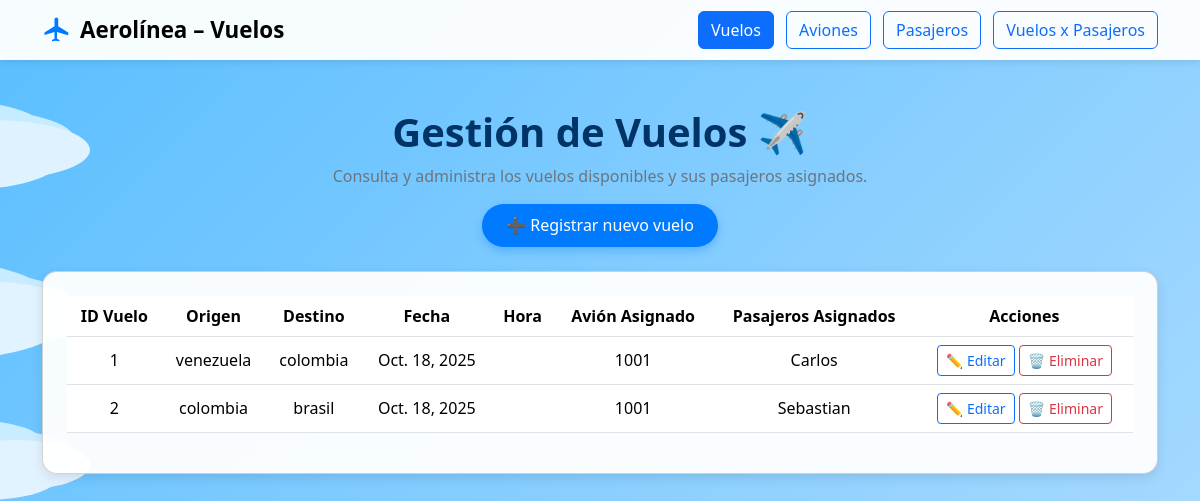
Before: /vuelos/ with the older database file.
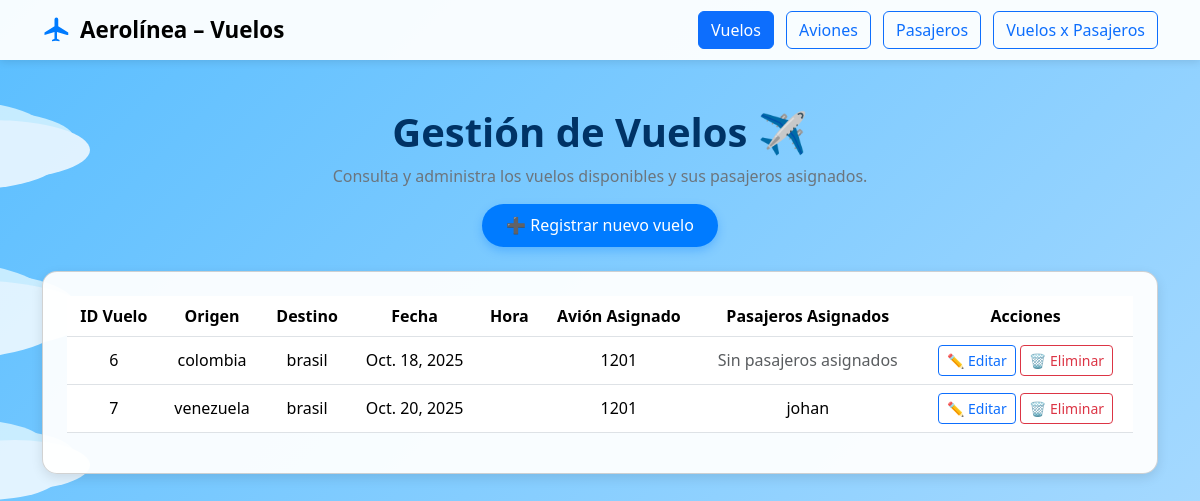
After: the same page with the newer database file.
### vuelos/models.py (models this page shows, shortened)
class Vuelo(models.Model):
    vuel_origen = models.CharField(max_length=30)
    vuel_destino = models.CharField(max_length=30)
    vuel_fecha = models.DateField()
    avio = models.ForeignKey(Avion, on_delete=models.CASCADE)

class VueloXPasajeros(models.Model):
    pasa = models.ForeignKey(Pasajero, on_delete=models.CASCADE)
    vuel = models.ForeignKey(Vuelo, on_delete=models.CASCADE, related_name="vuelxpasajeros")
    class Meta:
        verbose_name = "Vuelo x Pasajeros"
        verbose_name_plural = "Vuelos x Pasajeros"

### aviones/models.py (models this page shows, shortened)
class Avion(models.Model):
    avion_codigo = models.CharField(max_length=30, unique=True)
    avion_capacidad = models.CharField(max_length=30)

### pasajeros/models.py (models this page shows, shortened)
class Pasajero(models.Model):
    pasa_nombre = models.CharField(max_length=30)
    pasa_email = models.CharField(max_length=50, blank=True, null=True)
    pasa_telefono = models.CharField(max_length=10, blank=True, null=True)

### vuelos/views.py (the view)
# urls.py: path('', views.lista_vuelos, name='lista_vuelos'),
def lista_vuelos(request):
    vuelos = Vuelo.objects.all()
    return render(request, 'vuelos.html', {'vuelos': vuelos})

### vuelos/templates/vuelos.html (shortened to what this page needs)
<!DOCTYPE html>
<html lang="es">
<head>
  <link href="https://cdn.jsdelivr.net/npm/bootstrap@5.3.3/dist/css/bootstrap.min.css" rel="stylesheet">
</head>
<body>
  <nav class="navbar navbar-expand-lg sticky-top">
    <div class="container">
      <a class="navbar-brand" href="{% url 'home' %}">
        <svg xmlns="http://www.w3.org/2000/svg" viewBox="0 0 24 24">
          <path d="M21 16v-2l-8-5V3.5a1.5 1.5 0 0 0-3 0V9l-8 5v2l8-2.5V19l-2 1v1l3-0.5 3 0.5v-1l-2-1v-5.5l8 2.5z"/>
        </svg>
        Aerolínea – Vuelos
      </a>
      <div class="ms-auto">
        <a href="{% url 'lista_vuelos' %}" class="btn btn-primary me-2">Vuelos</a>
        <a href="{% url 'lista_aviones' %}" class="btn btn-outline-primary me-2">Aviones</a>
        <a href="{% url 'lista_pasajeros' %}" class="btn btn-outline-primary me-2">Pasajeros</a>
        <a href="{% url 'lista_vuelos' %}" class="btn btn-outline-primary">Vuelos x Pasajeros</a>
      </div>
    </div>
  </nav>
  <div class="container mt-5">
    <div class="text-center mb-4">
      <h1>Gestión de Vuelos ✈️</h1>
      <p class="text-secondary">Consulta y administra los vuelos disponibles y sus pasajeros asignados.</p>
      <a href="{% url 'agregar_vuelo' %}" class="btn btn-main">➕ Registrar nuevo vuelo</a>
    </div>
    <div class="card p-4">
      <div class="table-responsive">
        <table class="table align-middle text-center">
          <thead>
            <tr>
              <th>ID Vuelo</th>
              <th>Origen</th>
              <th>Destino</th>
              <th>Fecha</th>
              <th>Hora</th>
              <th>Avión Asignado</th>
              <th>Pasajeros Asignados</th>
              <th>Acciones</th>
            </tr>
          </thead>
          <tbody>
            {% for vuelo in vuelos %}
            <tr>
              <td>{{ vuelo.id }}</td>
              <td>{{ vuelo.vuel_origen }}</td>
              <td>{{ vuelo.vuel_destino }}</td>
              <td>{{ vuelo.vuel_fecha }}</td>
              <td>{{ vuelo.vuel_hora }}</td>
              <td>{{ vuelo.avio.avion_codigo }}</td>
              <td>
                <ul class="list-unstyled mb-0">
                  {% for relacion in vuelo.vuelxpasajeros.all %}
                    <li>{{ relacion.pasa.pasa_nombre }}</li>
                  {% empty %}
                    <li class="text-muted">Sin pasajeros asignados</li>
                  {% endfor %}
                </ul>
              </td>
              <td>
                <a href="{% url 'editar_vuelo' vuelo.id %}" class="btn btn-sm btn-outline-primary">✏️ Editar</a>
                <a href="{% url 'eliminar_vuelo' vuelo.id %}" class="btn btn-sm btn-outline-danger">🗑️ Eliminar</a>
              </td>
            </tr>
            {% endfor %}
          </tbody>
        </table>
      </div>
    </div>
  </div>
</body>
</html>

### vuelos/templates/vuelos.html (style rules this page uses)
body { margin: 0; font-family: 'Segoe UI', sans-serif; color: #0d1b2a; min-height: 100vh; overflow-x: hidden; }
.navbar { background-color: rgba(255, 255, 255, 0.95); box-shadow: 0 2px 8px rgba(0, 0, 0, 0.1); position: relative; z-index: 10; }
.navbar-brand { font-weight: 600; font-size: 1.4rem; display: flex; align-items: center; gap: 0.5rem; }
.navbar-brand svg { width: 30px; height: 30px; fill: #007bff; }
.btn-main { background-color: #007bff; border: none; color: #fff; border-radius: 50px; padding: 0.6rem 1.5rem; transition: all 0.3s ease; box-shadow: 0 4px 10px rgba(0, 123, 255, 0.3); }
.card { border-radius: 15px; box-shadow: 0 4px 12px rgba(0, 0, 0, 0.1); background-color: rgba(255, 255, 255, 0.95); }
h1 { color: #003366; font-weight: 700; }
table thead { background-color: #007bff; color: white; }

Changed rows visible on the page:
removed Vuelo: id "1", vuel_origen "venezuela", vuel_destino "colombia", vuel_fecha "Oct. 18, 2025", avio.avion_codigo "1001"
removed VueloXPasajeros: pasa.pasa_nombre "Carlos", shown under "1"
removed Vuelo: id "2", vuel_origen "colombia", vuel_destino "brasil", vuel_fecha "Oct. 18, 2025", avio.avion_codigo "1001"
removed VueloXPasajeros: pasa.pasa_nombre "Sebastian", shown under "2"
added Vuelo: id "6", vuel_origen "colombia", vuel_destino "brasil", vuel_fecha "Oct. 18, 2025", avio.avion_codigo "1201"
added Vuelo: id "7", vuel_origen "venezuela", vuel_destino "brasil", vuel_fecha "Oct. 20, 2025", avio.avion_codigo "1201"
added VueloXPasajeros: pasa.pasa_nombre "johan", shown under "7"
